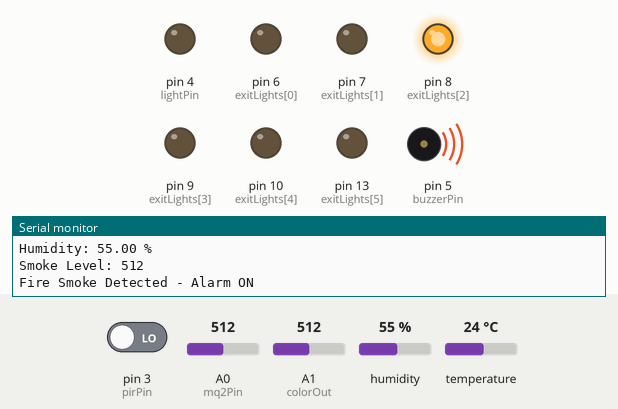
This sketch was run on a simulated Arduino Uno, built with avr-gcc and run on an emulated ATmega328P. On the bench: output pins drawn as LEDs (lit = HIGH), buzzer (waves = sounding, pin HIGH), the last lines printed to the serial monitor. The inputs (shaded band) are chosen by the test bench; at power-on: pin 3 (pirPin) LOW, A0 (mq2Pin) = 512, A1 (colorOut) = 512, humidity 55 %, temperature 24 °C. Pins used as bus, display or sensor lines are not drawn.

Above: at 2.8 s.
2.9 s: pin 3 (pirPin) driven HIGH
At 6.7 s:
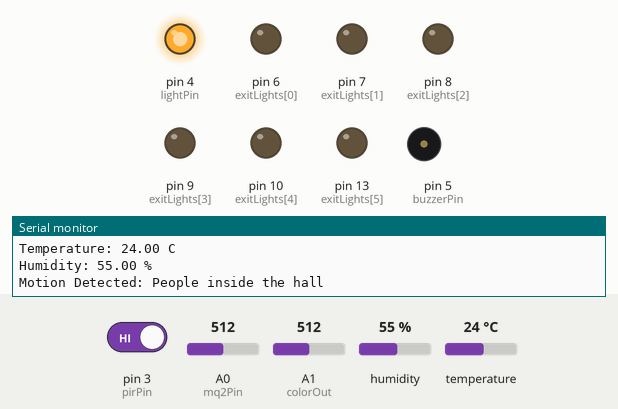
7.3 s: A0 (mq2Pin) set to 484
At 11.8 s:
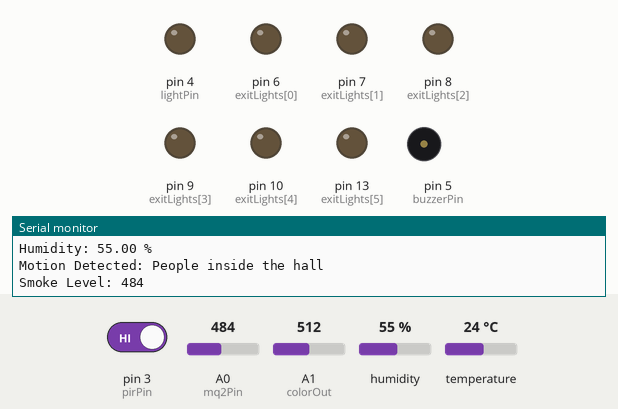
12.3 s: A1 (colorOut) set to 212
14.9 s: A1 (colorOut) set to 181
At 18.6 s:
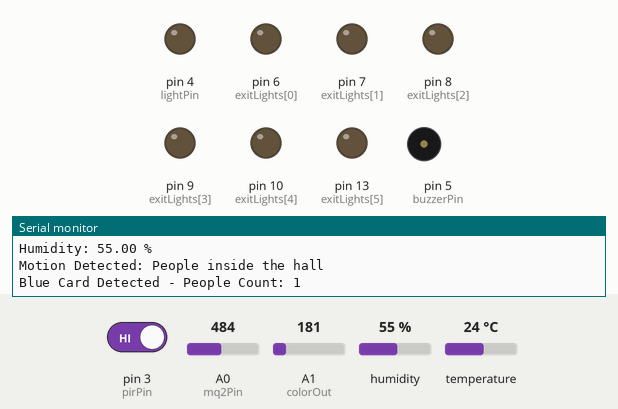
21.4 s: A0 (mq2Pin) set to 510
At 23.08 s:
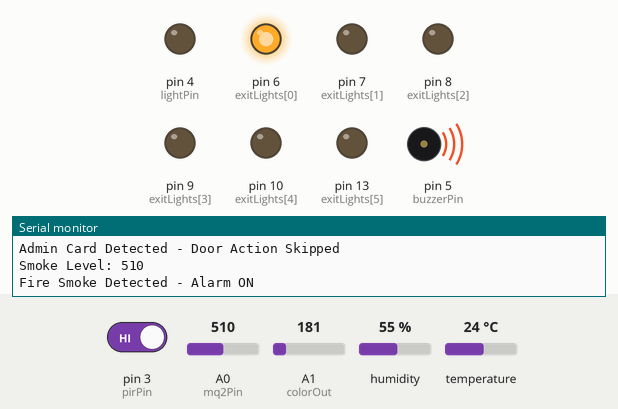
26.2 s: pin 3 (pirPin) driven LOW
At 32.22 s:
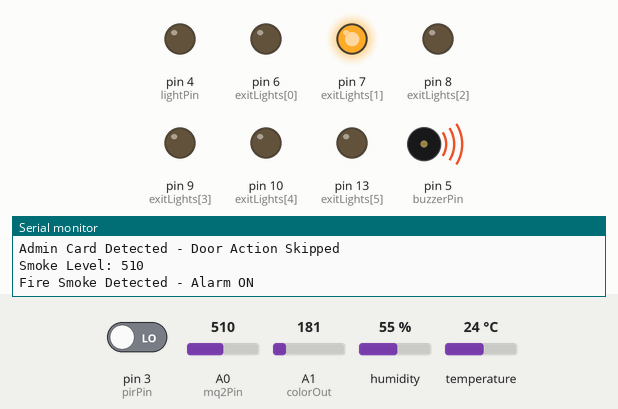
Timing chart, 0 to 35.1 s (numbered marks = the images above; inputs shaded):
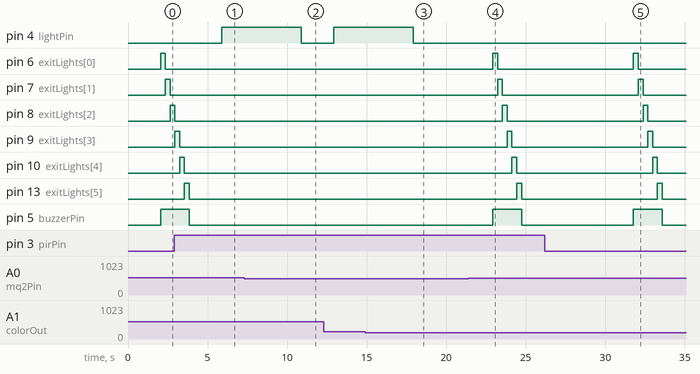

Measured:
- the behaviour switches between 501 and 500 on A0 (mq2Pin) (found by bisection; images 1 and 2)
- after the input at 2.9 s, pin 4 (lightPin): LOW → HIGH after 3.0 s; pin 6 (exitLights[0]): stays LOW (without the input it goes to HIGH after 3.0 s); pin 7 (exitLights[1]): stays LOW (without the input it goes to HIGH after 3.3 s); pin 8 (exitLights[2]): goes on until 3.0 s, then stays LOW; pin 9 (exitLights[3]): goes on until 3.3 s, then stays LOW
- after the input at 7.3 s, pin 6 (exitLights[0]): stays LOW (without the input it goes to HIGH after 3.6 s); pin 7 (exitLights[1]): stays LOW (without the input it goes to HIGH after 3.9 s)
- after the input at 14.9 s, pin 4 (lightPin): goes on until 17.9 s, then stays LOW
- after the input at 21.4 s, pin 4 (lightPin): stays LOW (without the input it goes to HIGH after 3.6 s); pin 6 (exitLights[0]): LOW → HIGH after 1.5 s, → LOW 0.30 s later
- after the input at 26.2 s, pin 4 (lightPin): stays LOW (without the input it goes to HIGH after 0.58 s); pin 6 (exitLights[0]): LOW → HIGH after 5.6 s, → LOW 0.30 s later

The sketch:

smart_system.ino
```cpp
#include <DHT.h>

#define DHTPIN 2
#define DHTTYPE DHT11
DHT dht(DHTPIN, DHTTYPE);

// PIR & Lights
int pirPin = 3;
int lightPin = 4;

// Exit Lights
int exitLights[6] = {6,7,8,9,10,13};

// Color Sensor
int S2 = 11;
int S3 = 12;
int colorOut = A1;

// MQ-2 Smoke
int mq2Pin = A0;
int buzzerPin = 5; // Fire Alarm

int peopleCount = 0;

void setup(){
  Serial.begin(9600);
  dht.begin();

  pinMode(pirPin, INPUT);
  pinMode(lightPin, OUTPUT);

  pinMode(S2, OUTPUT);
  pinMode(S3, OUTPUT);
  pinMode(colorOut, INPUT);

  for(int i=0;i<6;i++){
    pinMode(exitLights[i], OUTPUT);
  }

  pinMode(buzzerPin, OUTPUT);
  digitalWrite(buzzerPin, LOW);
}

void loop(){
  delay(2000);

  // Temperature & Humidity
  float temp = dht.readTemperature();
  float hum = dht.readHumidity();

  if(isnan(temp) || isnan(hum)){
    Serial.println("DHT Sensor Error");
  } else {
    Serial.print("Temperature: "); Serial.print(temp); Serial.println(" C");
    Serial.print("Humidity: "); Serial.print(hum); Serial.println(" %");
  }

  // PIR Motion
  int motion = digitalRead(pirPin);
  if(motion == HIGH){
    Serial.println("Motion Detected: People inside the hall");
    digitalWrite(lightPin,HIGH);
    delay(5000);
    digitalWrite(lightPin,LOW);
  }

  // Color Sensor
  // Blue card = count people
  digitalWrite(S2, LOW);
  digitalWrite(S3, HIGH);
  int blue = analogRead(colorOut);
  if(blue < 200){
    peopleCount++;
    Serial.print("Blue Card Detected - People Count: ");
    Serial.println(peopleCount);
    delay(2000);
  }

  // Green card = Admin
  digitalWrite(S2, HIGH);
  digitalWrite(S3, HIGH);
  int green = analogRead(colorOut);
  if(green < 200){
    Serial.println("Admin Card Detected - Door Action Skipped");
    delay(3000);
  }

  // MQ-2 Smoke
  int smokeValue = analogRead(mq2Pin);
  Serial.print("Smoke Level: "); Serial.println(smokeValue);
  if(smokeValue > 500){
    Serial.println("Fire Smoke Detected - Alarm ON");

    // Buzzer ON
    digitalWrite(buzzerPin, HIGH);

    // Exit Lights sequential blink
    for(int i=0;i<6;i++){
      digitalWrite(exitLights[i], HIGH);
      delay(300);
      digitalWrite(exitLights[i], LOW);
    }

    // Buzzer OFF
    digitalWrite(buzzerPin, LOW);
  }
}
```
